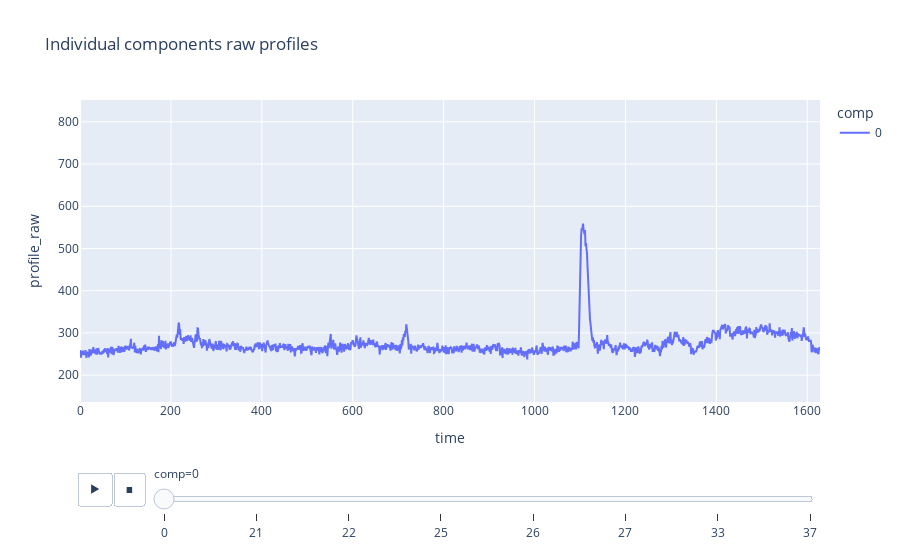

The cell this chart's notebook holds for it:
### Markdown cell above
#### Data uploading and scaling

### Code cell
total_df = pd.read_csv('output/F_7_comp_df.csv')
print(total_df.head())


# https://stackoverflow.com/questions/66399486/how-to-find-out-peak-rise-and-decay

def signaltonoise(a, axis=0, ddof=0):
    a = np.asanyarray(a)
    m = a.mean(axis)
    sd = a.std(axis=axis, ddof=ddof)
    return np.where(sd == 0, 0, m/sd)

def norm_profiles_to_arr(input_df):
    """ Normilize Ca profiles in 0-1 range
    Return: np array [component, raw_profile, norm_profile]
    """
    output_arr = []
    comp_list = np.array(total_df.comp.unique())
    for comp in comp_list:
        comp_profile_raw = np.array(input_df['profile_raw'][input_df['comp'] == comp])
        # comp_profile_norm = (comp_profile_raw-np.min(comp_profile_raw)) / (np.max(comp_profile_raw) - np.min(comp_profile_raw))  # custom func
        comp_profile_norm = preprocessing.minmax_scale(comp_profile_raw)
        output_arr.append([comp_profile_raw, comp_profile_norm])
    return np.asarray(output_arr)


norm_profiles = norm_profiles_to_arr(total_df)

# raw profiles view
fig=px.line(total_df,
            y='profile_raw',
            x='time',
            color='comp',
            animation_frame="comp",
            title='Individual components raw profiles')
fig.update(layout_yaxis_range = [min(total_df.profile_raw), max(total_df.profile_raw)])
fig.show()

### Figure 1 — Plotly figure (JSON) as saved in the notebook; plotly's stock layout.template omitted (floating-point values rounded to 4 significant figures; data arrays with more than 128 entries replaced by an {"elided": "..."} marker saying what was removed)
{"data": [{"hovertemplate": "comp=0<br>time=%{x}<br>profile_raw=%{y}<extra></extra>", "legendgroup": "0", "line": {"color": "#636efa", "dash": "solid"}, "marker": {"symbol": "circle"}, "mode": "lines", "name": "0", "orientation": "v", "showlegend": true, "type": "scatter", "x": {"elided": "1500 float values"}, "xaxis": "x", "y": {"elided": "1500 float values"}, "yaxis": "y"}], "layout": {"legend": {"title": {"text": "comp"}, "tracegroupgap": 0}, "sliders": [{"active": 0, "currentvalue": {"prefix": "comp="}, "len": 0.9, "pad": {"b": 10, "t": 60}, "steps": [{"args": [["0"], {"frame": {"duration": 0, "redraw": false}, "fromcurrent": true, "mode": "immediate", "transition": {"duration": 0, "easing": "linear"}}], "label": "0", "method": "animate"}, {"args": [["21"], {"frame": {"duration": 0, "redraw": false}, "fromcurrent": true, "mode": "immediate", "transition": {"duration": 0, "easing": "linear"}}], "label": "21", "method": "animate"}, {"args": [["22"], {"frame": {"duration": 0, "redraw": false}, "fromcurrent": true, "mode": "immediate", "transition": {"duration": 0, "easing": "linear"}}], "label": "22", "method": "animate"}, {"args": [["25"], {"frame": {"duration": 0, "redraw": false}, "fromcurrent": true, "mode": "immediate", "transition": {"duration": 0, "easing": "linear"}}], "label": "25", "method": "animate"}, {"args": [["26"], {"frame": {"duration": 0, "redraw": false}, "fromcurrent": true, "mode": "immediate", "transition": {"duration": 0, "easing": "linear"}}], "label": "26", "method": "animate"}, {"args": [["27"], {"frame": {"duration": 0, "redraw": false}, "fromcurrent": true, "mode": "immediate", "transition": {"duration": 0, "easing": "linear"}}], "label": "27", "method": "animate"}, {"args": [["33"], {"frame": {"duration": 0, "redraw": false}, "fromcurrent": true, "mode": "immediate", "transition": {"duration": 0, "easing": "linear"}}], "label": "33", "method": "animate"}, {"args": [["37"], {"frame": {"duration": 0, "redraw": false}, "fromcurrent": true, "mode": "immediate", "transition": {"duration": 0, "easing": "linear"}}], "label": "37", "method": "animate"}], "x": 0.1, "xanchor": "left", "y": 0, "yanchor": "top"}], "title": {"text": "Individual components raw profiles"}, "updatemenus": [{"buttons": [{"args": [null, {"frame": {"duration": 500, "redraw": false}, "fromcurrent": true, "mode": "immediate", "transition": {"duration": 500, "easing": "linear"}}], "label": "&#9654;", "method": "animate"}, {"args": [[null], {"frame": {"duration": 0, "redraw": false}, "fromcurrent": true, "mode": "immediate", "transition": {"duration": 0, "easing": "linear"}}], "label": "&#9724;", "method": "animate"}], "direction": "left", "pad": {"r": 10, "t": 70}, "showactive": false, "type": "buttons", "x": 0.1, "xanchor": "right", "y": 0, "yanchor": "top"}], "xaxis": {"anchor": "y", "domain": [0, 1], "title": {"text": "time"}}, "yaxis": {"anchor": "x", "domain": [0, 1], "range": [136.4, 851.6], "title": {"text": "profile_raw"}}}}
